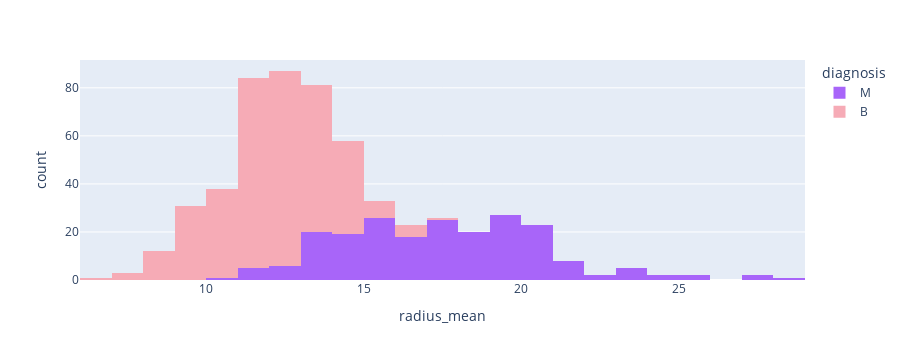

The cell this chart's notebook holds for it:
### Code cell
# Distribution plot for the Mean Radius parameter
px.histogram(data_frame=df,x='radius_mean',color='diagnosis',color_discrete_sequence=['#A865f9','#f6abb6'])

### Figure 1 — Plotly figure (JSON) as saved in the notebook; plotly's stock layout.template omitted (floating-point values rounded to 4 significant figures; data arrays with more than 128 entries replaced by an {"elided": "..."} marker saying what was removed)
{"data": [{"alignmentgroup": "True", "bingroup": "x", "hovertemplate": "diagnosis=M<br>radius_mean=%{x}<br>count=%{y}<extra></extra>", "legendgroup": "M", "marker": {"color": "#A865f9", "pattern": {"shape": ""}}, "name": "M", "offsetgroup": "M", "orientation": "v", "showlegend": true, "type": "histogram", "x": {"elided": "212 float values"}, "xaxis": "x", "yaxis": "y"}, {"alignmentgroup": "True", "bingroup": "x", "hovertemplate": "diagnosis=B<br>radius_mean=%{x}<br>count=%{y}<extra></extra>", "legendgroup": "B", "marker": {"color": "#f6abb6", "pattern": {"shape": ""}}, "name": "B", "offsetgroup": "B", "orientation": "v", "showlegend": true, "type": "histogram", "x": {"elided": "357 float values"}, "xaxis": "x", "yaxis": "y"}], "layout": {"barmode": "relative", "height": 360, "legend": {"title": {"text": "diagnosis"}, "tracegroupgap": 0}, "margin": {"t": 60}, "xaxis": {"anchor": "y", "autorange": true, "domain": [0, 1], "range": [6, 29], "title": {"text": "radius_mean"}, "type": "linear"}, "yaxis": {"anchor": "x", "autorange": true, "domain": [0, 1], "range": [0, 91.58], "title": {"text": "count"}}}}
